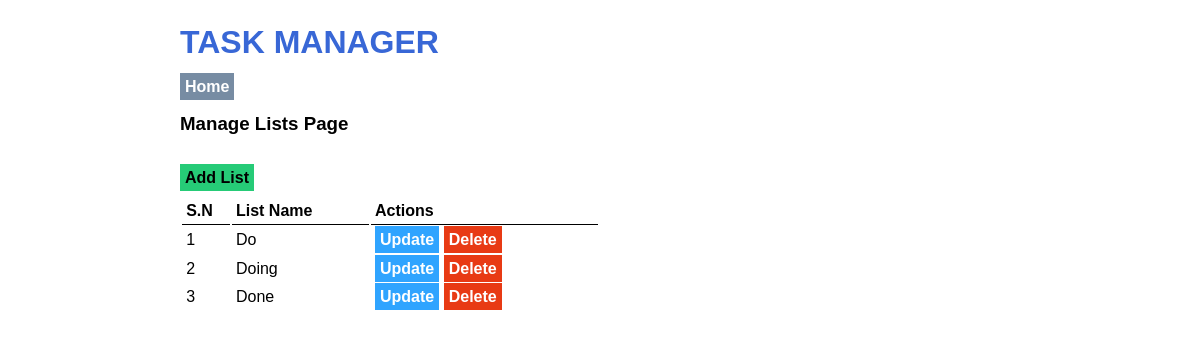
/manage_list.php, run on the app's committed database.
### tables this page shows
CREATE TABLE `tbl_lists` (
  `list_id` int(10) UNSIGNED NOT NULL,
  `list_name` varchar(50) NOT NULL,
  `list_description` varchar(150) DEFAULT NULL
);

### manage_list.php (the view, shortened to what this page needs)
<!DOCTYPE html>
<html lang="en">
<head>
    <link rel="stylesheet" href="<?php echo SITEURL; ?>css/style.css">
</head>
<body>
<div class="wrapper">
    <h1>Task Manager</h1>
    <a class="btn-secondary" href="<?php echo SITEURL; ?>">Home</a>
    <h3>Manage Lists Page</h3>
<br>
    <div class="all-lists">
    <a class="btn-primary" href="<?php echo SITEURL; ?>add_list.php">Add List</a>
    <table class="tbl-half">
        <tr>
            <th>S.N</th>
            <th>List Name</th>
            <th>Actions</th>
        </tr>
        <?php
            $conn = mysqli_connect(LOCALHOST, DB_USERNAME, DB_PASSWORD) or die (mysqli_error());
            $sql = "SELECT * FROM tbl_lists";
            $res = mysqli_query($conn, $sql);
            if($res == true)
            {
                $count_rows = mysqli_num_rows($res);
                $sn = 1;
                if($count_rows>0)
                {
                    while($row = mysqli_fetch_assoc($res))
                    {
                        $list_id = $row['list_id'];
                        $list_name = $row['list_name'];
                        ?>
                            <tr>
                                <td><?php echo $sn++; ?> </td>
                                <td><?php echo $list_name; ?> </td>
                                <td><a class="btn-update" href="<?php echo SITEURL; ?>update_list.php?update_list_id=<?php echo $list_id;?>">Update</a>
                                    <a class="btn-delete" href="<?php echo SITEURL; ?>delete_list.php?list_id=<?php echo $list_id;?>">Delete</a>
                                 </td>
                            </tr>
                        <?php
                    }
                }
                else
                {
                    ?>
                        <tr>
                            <td colspan="3">No List Added Yet</td>
                        </tr>
                    <?php
                }
            }
        ?>
    </table>
    </div>
</div>
</body>
</html>

### css/style.css (style rules this page uses)
* { margin: 0; padding: 0; font-family: Verdana, Geneva, Tahoma, sans-serif; }
.wrapper { width: 70%; margin: 0 auto; padding: 2%; }
h1 { color: #3867d6; text-transform: uppercase; margin-bottom: 2%; }
h3 { margin: 2% 0; }
.btn-primary { background-color: #26CB77; padding: 5px; font-weight: bold; text-decoration: none; color: black; }
.btn-secondary { background-color: #778ca3; padding: 5px; font-weight: bold; text-decoration: none; color: white; }
.btn-update { background-color: #2FA4FF; padding: 5px; font-weight: bold; text-decoration: none; color: white; }
.btn-delete { background-color: #E83A14; padding: 5px; font-weight: bold; text-decoration: none; color: white; }
.tbl-half { width: 50%; }
table tr th { text-align: left; border-bottom: 1px solid black; padding: 1%; padding-top: 3%; }
table tr td { padding: 1%; }

### data on the page
tbl_lists: list_name "Do"
tbl_lists: list_name "Doing"
tbl_lists: list_name "Done"
